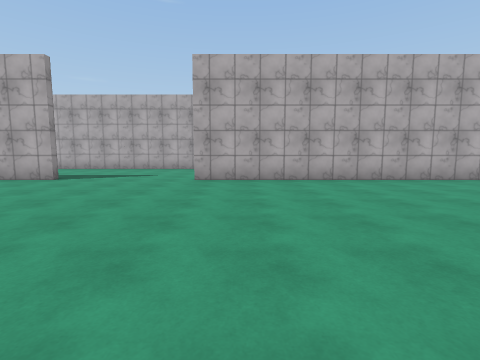
view 1 (above)

19 first-person views from a walk through a scene from a Unity 3-D project. The camera is 1.4 m above the floor, tilts 6° down and sees 85° across. The floor is counted in squares, 2 m on a side. Each view is taken from the middle of a square. On the plan, view 1 faces up. The plan holds only what a view shows up to about 9 squares ahead; the rest is blank. The place goes on beyond the plan. The player is left out. Surface patterns are stand-ins for the level's own textures.

view 2
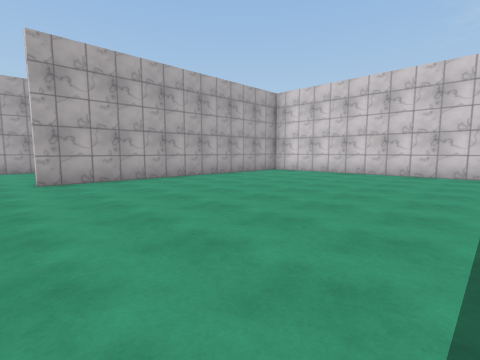

view 3
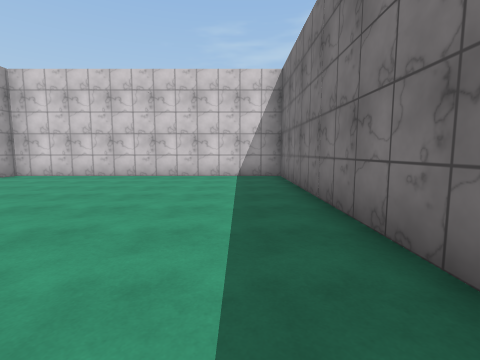

view 4
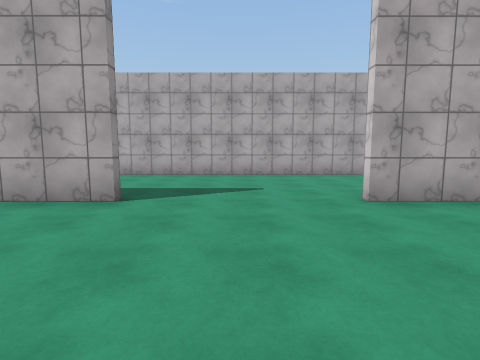

view 5
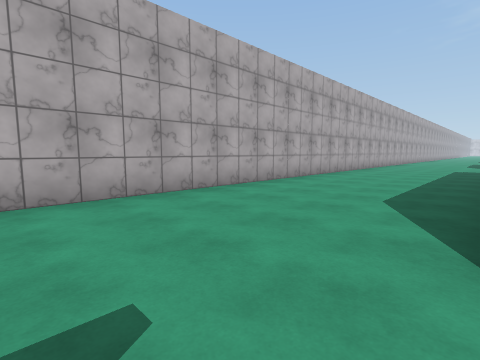

view 6
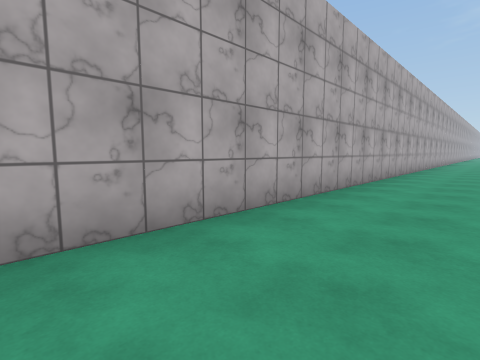

view 7
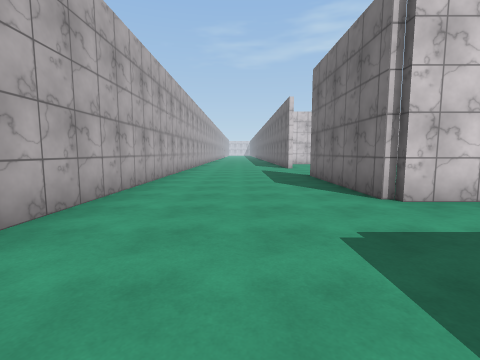

view 8
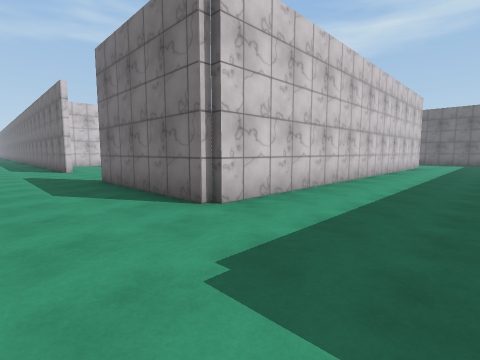

view 9
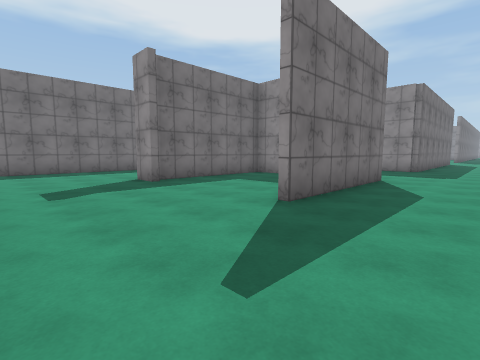

view 10
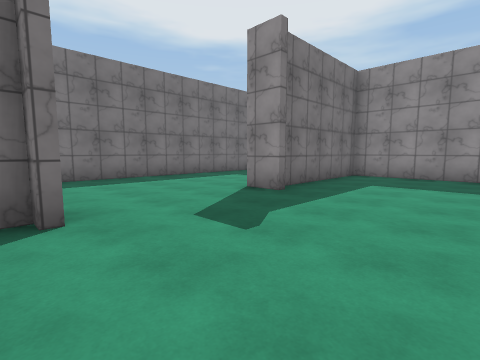

view 11
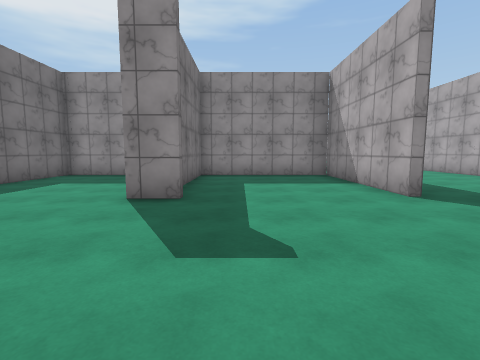

view 12
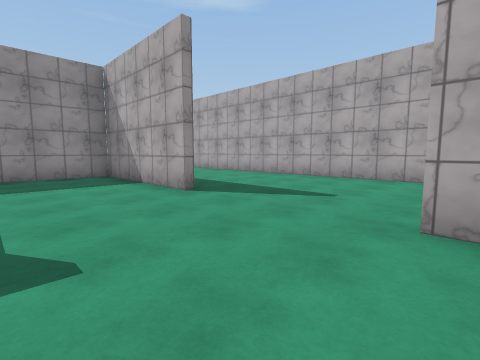

view 13
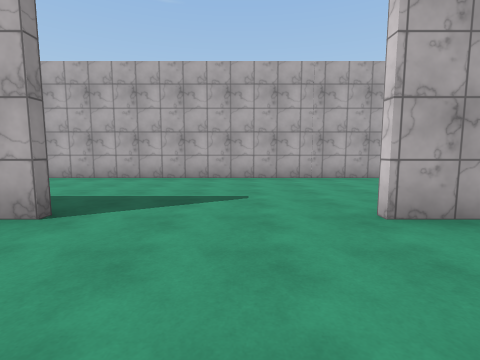

view 14
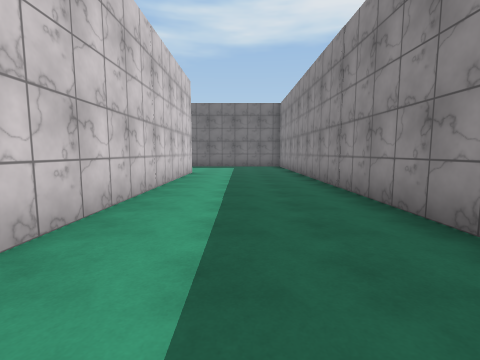

view 15
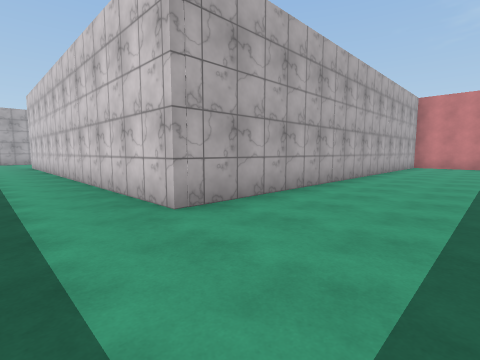

view 16
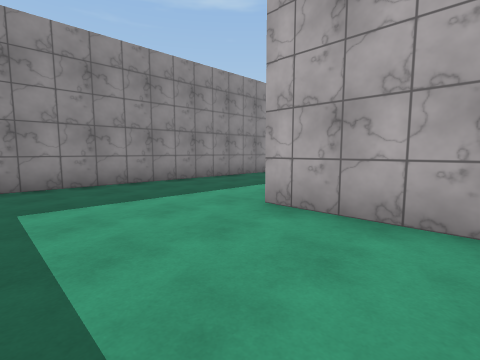

view 17
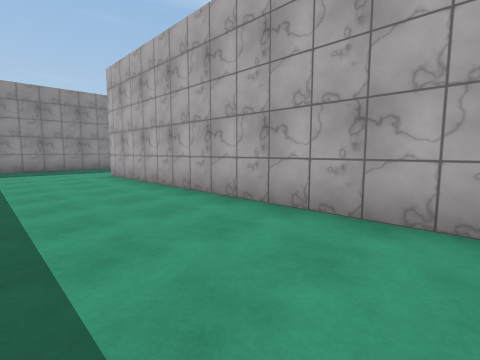

view 18
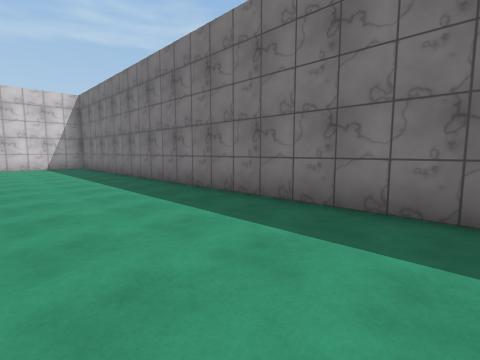

view 19
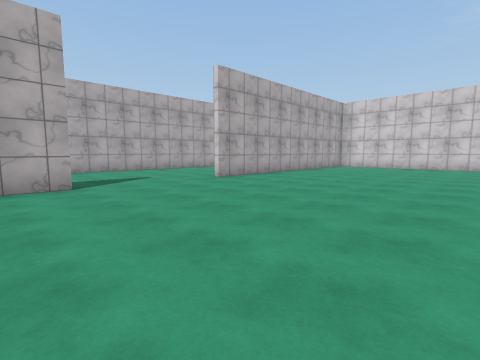

### Floor plan
Points are (right, up) in squares from view 1. A wall is a line through its corners. A room is listed if a view was taken in it or the views show most of it. See-through windows are left out.
Room 1 (views 1, 2, 3, 4, 5, 6, 7, 8, 9, 10, 11, 12, 13, 14, 15, 16, 17, 18, 19)
walls: (7, 2) (7, -7.9); (10.9, 0.5) (10.9, -1.2) (17.6, -1.2); (15.1, 3.1) (15.1, 2.2); (15, 6.7) (10.9, 6.7) (10.9, 2.8) (14.8, 2.8); (19.5, 6.7) (18.5, 6.7); (-4.8, 6.7) (-6.5, 6.7); (19, -5.2) (10.7, -5.2) (10.7, 6.9) (15, 6.9); (19.5, 11.2) (-6.5, 11.2); (-6, -1.2) (6.8, -1.2) (6.8, 6.7) (-1.2, 6.7)

Positions as (right, up) in squares from view 1, and headings:
1: (0, 0), facing up
2: (-2, 0), facing up-right
3: (-1, 0), facing right
4: (-3, 3), facing up
5: (-3, 7), facing up-right
6: (2, 9), facing up-right
7: (7, 9), facing right
8: (8, 9), facing down-right
9: (18, 9), facing down-left
10: (19, 6), facing down-left
11: (19, 4), facing left
12: (19, 4), facing up-left
13: (17, 4), facing up
14: (9, 4), facing down
15: (9, -8), facing up-right
16: (13, -8), facing up-left
17: (19, -8), facing up-left
18: (-6, 2), facing down-right
19: (-6, 1), facing up-right
